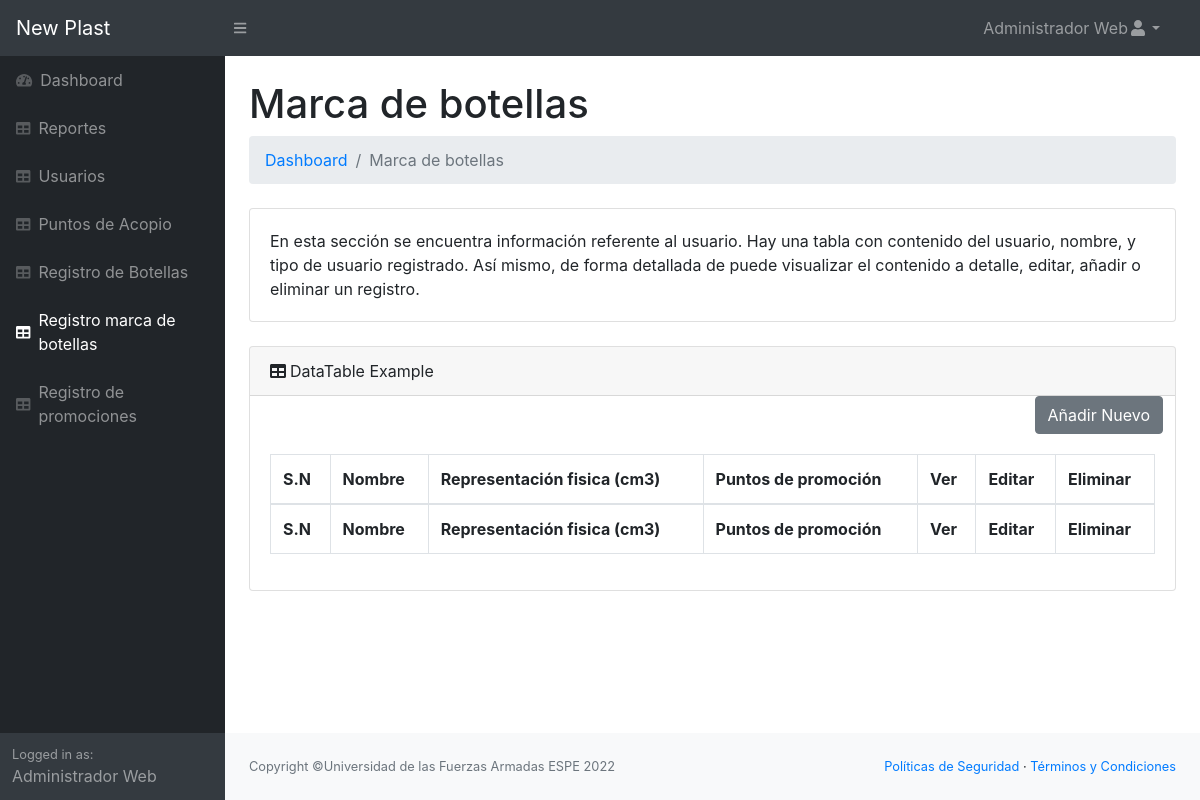
Before: /respaldo-admin/marca_botellas.php (signed in) with the older database file.
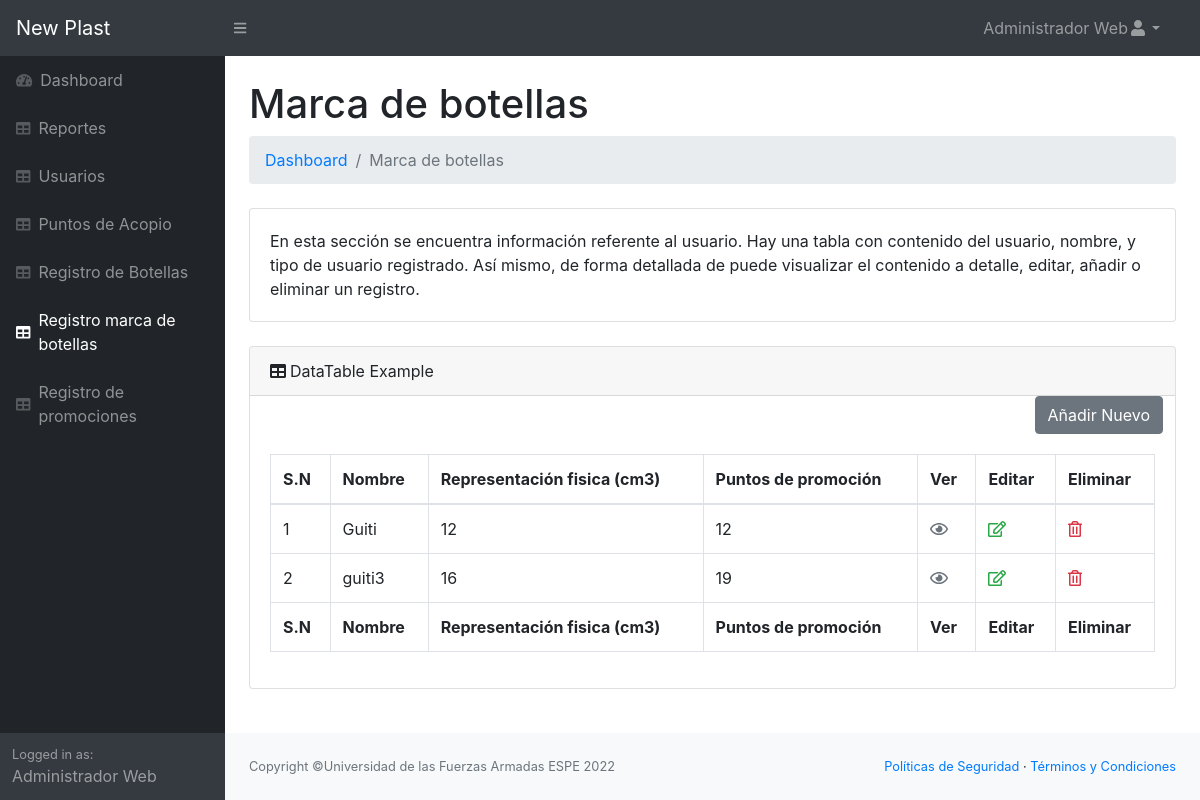
After: the same page with the newer database file.
### tables this page shows
CREATE TABLE `marca_botellas` (
  `id` int(11) NOT NULL,
  `nombre_marca` varchar(100) NOT NULL,
  `representacion_fisica` int(11) NOT NULL,
  `foto` longblob NOT NULL,
  `puntos_promocion` int(11) NOT NULL
);

### respaldo-admin/marca_botellas.php (the view, shortened to what this page needs)
<!DOCTYPE html>
<html lang="en">
    <head>
		<link href="css/styles.css" rel="stylesheet" />
		<link href="css/estilo1.css" rel="stylesheet" />
		<link href="https://cdn.datatables.net/1.10.20/css/dataTables.bootstrap4.min.css" rel="stylesheet" />
	</head>
	<body class="sb-nav-fixed">
		<?php
			include('partials/header.php');
		?>
		<div id="layoutSidenav">
			<?php
				include('partials/sidebar.php');
			?>
			<div id="layoutSidenav_content">
				<main>
					<div class="container-fluid">
						<h1 class="mt-4">Marca de botellas</h1>
						<ol class="breadcrumb mb-4">
							<li class="breadcrumb-item"><a href="principal.php">Dashboard</a></li>
							<li class="breadcrumb-item active">Marca de botellas</li>
						</ol>
						<div class="card mb-4">
							<div class="card-body">En esta sección se encuentra información referente al usuario.
								Hay una tabla con contenido del usuario, nombre, y tipo de usuario
								registrado. Así mismo, de forma detallada de puede visualizar el contenido a detalle, editar,
								añadir o eliminar un registro.</div>
						</div>
						<div class="card mb-4">
							<div class="card-header"><i class="fas fa-table mr-1"></i>DataTable Example</div>
							<div class="col text-right">
                                <a href="insertar_marcabotellas.php?" class="btn btn-secondary content-link1">Añadir Nuevo </a>
                            </div>
							<div class="card-body">
								<div class="table-responsive">
									<table class="table table-bordered" id="dataTable" width="100%" cellspacing="0">
										<thead>
											<tr>
												<th>S.N</th>
												<th>Nombre</th>
												<th>Representación fisica (cm3)</th>
												<th>Puntos de promoción</th>
												<th>Ver</th>
                                                <th>Editar</th>
                                                <th>Eliminar</th>
											</tr>
										</thead>
										<tfoot>
											<tr>
                                                <th>S.N</th>
												<th>Nombre</th>
												<th>Representación fisica (cm3)</th>
												<th>Puntos de promoción</th>
												<th>Ver</th>
                                                <th>Editar</th>
                                                <th>Eliminar</th>
											</tr>
										</tfoot>
										<tbody>
											<?php
											require_once('conexion.php');
											$sql1="SELECT * FROM marca_botellas ORDER BY id ASC";
											$res1= $mysqli->query($sql1);
											if($res1->num_rows>0)
											{$i=1;
											while($data = $res1->fetch_assoc()) { ?>
												<tr>
													<td><?php echo $i; ?></td>
													<td><?php echo $data['nombre_marca']; ?></td>
													<td><?php echo $data['representacion_fisica']; ?></td>
													<td><?php echo $data['puntos_promocion']; ?></td>
													<td><a href="ver_marcabotellas.php?view=<?php echo $data['id']; ?>" class="text-secondary content-link1"><i class='far fa-eye'></i></a></td>
                                                    <td><a href="editar_marcabotellas.php?edit=<?php echo $data['id']; ?>" class="text-success content-link1"><i onclick="cargar()" class=' far fa-edit'></i></a></td>
													<td><a href="javascript:void(0)" class="text-danger delete" name="marca_botellas" id="<?php echo $data['id']; ?>"><i class='far fa-trash-alt'></i></a></td>
												</tr>
											<?php
											$i++;}
										 } ?>
										</tbody>
									</table>
								</div>
								</div>
								</div>
											</div>
					</main>
				<?php
				include('partials/footer.php');
				?>
	</body>
</html>

### respaldo-admin/partials/header.php (shortened to what this page needs)
<?php
	$nombre = $_SESSION['nombre'];
?>
<nav class="sb-topnav navbar navbar-expand navbar-dark bg-dark">
    <a class="navbar-brand" href="principal.php">New Plast</a>
    <button class="btn btn-link btn-sm order-1 order-lg-0" id="sidebarToggle" href="#">
        <i class="fas fa-bars"></i>
    </button>
    <ul class="navbar-nav ml-auto mr-0 mr-md-3 my-2 my-md-0">
        <li class="nav-item dropdown">
            <a class="nav-link dropdown-toggle" id="userDropdown" href="#" role="button" data-toggle="dropdown"
                aria-haspopup="true" aria-expanded="false"><?php echo $nombre; ?><i class="fas fa-user fa-fw"></i></a>
        </li>
    </ul>
</nav>

### respaldo-admin/partials/sidebar.php (shortened to what this page needs)
<div id="layoutSidenav_nav">
    <nav class="sb-sidenav accordion sb-sidenav-dark" id="sidenavAccordion">
        <div class="sb-sidenav-menu">
            <div class="nav">
                <a class="nav-link" href="principal.php"><div class="sb-nav-link-icon"><i class="fas fa-tachometer-alt"></i></div>
                    Dashboard</a>
                <a class="nav-link" href="perfilRepor.php">
                    <div class="sb-nav-link-icon"><i class="fas fa-table"></i></div>
                    Reportes
                </a>
                <a class="nav-link" href="usuarios.php">
                    <div class="sb-nav-link-icon"><i class="fas fa-table"></i></div>
                    Usuarios
                </a>
                <a class="nav-link" href="punto_acopio.php">
                    <div class="sb-nav-link-icon"><i class="fas fa-table"></i></div>
                    Puntos de Acopio
                </a>
                <a class="nav-link" href="registro_botellas.php">
                    <div class="sb-nav-link-icon"><i class="fas fa-table"></i></div>
                    Registro de Botellas
                </a>
                <a class="nav-link" href="marca_botellas.php">
                    <div class="sb-nav-link-icon"><i class="fas fa-table"></i></div>
                    Registro marca de botellas
                </a>
                <a class="nav-link" href="registro_promocion.php">
                    <div class="sb-nav-link-icon"><i class="fas fa-table"></i></div>
                    Registro de promociones
                </a>
                </div>
        </div>
        <div class="sb-sidenav-footer">
            <div class="small">Logged in as:</div>
            <?=$_SESSION['nombre']?>
        </div>
    </nav>
</div>

### respaldo-admin/partials/footer.php (shortened to what this page needs)
<footer class="py-4 bg-light mt-auto">
    <div class="container-fluid">
        <div class="d-flex align-items-center justify-content-between small">
            <div class="text-muted">Copyright &copy;Universidad de las Fuerzas Armadas ESPE 2022</div>
            <div>
                <a href="#">Políticas de Seguridad</a>
                &middot;
                <a href="#">Términos y Condiciones</a>
            </div>
        </div>
    </div>
</footer>
</div>
</div>

Changed rows visible on the page:
added marca_botellas: nombre_marca "Guiti", representacion_fisica "12", puntos_promocion "12"
added marca_botellas: nombre_marca "guiti3", representacion_fisica "16", puntos_promocion "19"
